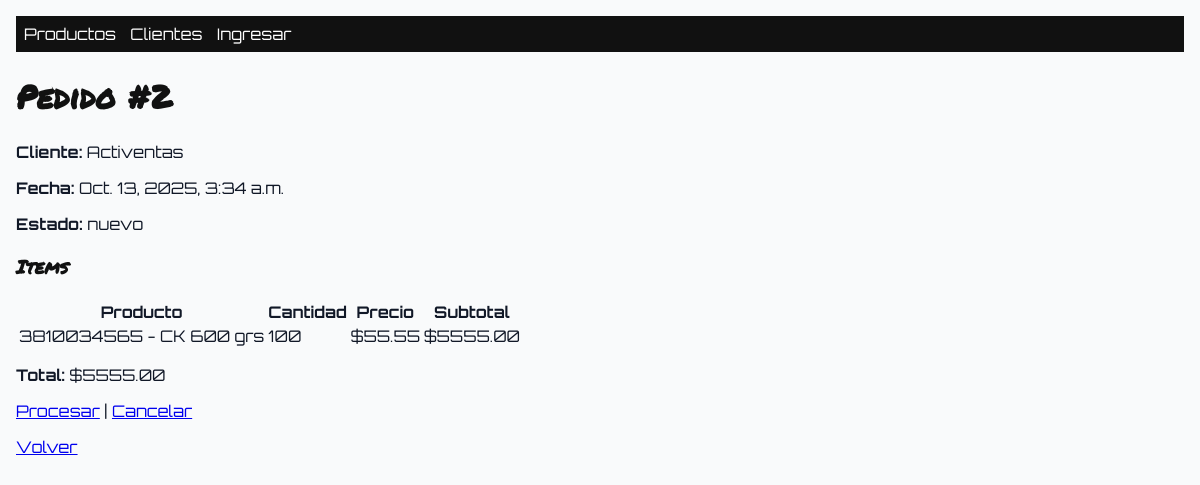
The page /pedidos/2/ on the database its author committed.
### ventas/models.py (models this page shows, shortened)
class Pedido(models.Model):
        ESTADOS = [
            ('nuevo', 'Nuevo'),
            ('procesado', 'Procesado'),
            ('cancelado', 'Cancelado'),
        ]
        cliente = models.ForeignKey(Cliente, on_delete=models.PROTECT, related_name='pedidos')
        fecha = models.DateTimeField(default=timezone.now)
        estado = models.CharField(max_length=20, choices=ESTADOS, default='nuevo')
        nota = models.TextField(blank=True, null=True)
        class Meta:
            ordering = ['-fecha']
        @property
        def total(self):
            return sum((item.subtotal for item in self.items.all()), start=Decimal('0'))

class Cliente(models.Model):
    nombre = models.CharField(max_length=200)
    email = models.EmailField(blank=True, null=True)
    telefono = models.CharField(max_length=30, blank=True, null=True)
    direccion = models.TextField(blank=True, null=True)
    activo = models.BooleanField(default=True)
    def __str__(self):
        return self.nombre

class PedidoItem(models.Model):
    pedido = models.ForeignKey(Pedido, on_delete=models.CASCADE, related_name='items')
    producto = models.ForeignKey(Producto, on_delete=models.PROTECT)
    cantidad = models.PositiveIntegerField(validators=[MinValueValidator(1)])
    precio_unitario = models.DecimalField(max_digits=12, decimal_places=2, validators=[MinValueValidator(0)])
    class Meta:
        unique_together = [('pedido', 'producto')]
    @property
    def subtotal(self):
        return self.cantidad * self.precio_unitario

class Producto(models.Model):
    sku = models.CharField(max_length=50, unique=True)
    nombre = models.CharField(max_length=200)
    precio = models.DecimalField(max_digits=12, decimal_places=2, validators=[MinValueValidator(0)])
    stock = models.PositiveIntegerField(default=0)
    activo = models.BooleanField(default=True)
    def __str__(self):
        return f"{self.sku} - {self.nombre}"

### ventas/views.py (the view)
# urls.py: path("pedidos/<int:pk>/", views.PedidoDetailView.as_view(), name="pedido_detail"),
class PedidoDetailView(DetailView):
    model = Pedido
    template_name = "ventas/pedido_detail.html"
    context_object_name = "pedido"

### templates/ventas/pedido_detail.html (shortened to what this page needs)
{% extends "base.html" %}
{% block content %}
<h1>Pedido #{{ pedido.id }}</h1>
<p><strong>Cliente:</strong> {{ pedido.cliente }}</p>
<p><strong>Fecha:</strong> {{ pedido.fecha }}</p>
<p><strong>Estado:</strong> {{ pedido.estado }}</p>
<h3>Items</h3>
<table>
  <thead><tr><th>Producto</th><th>Cantidad</th><th>Precio</th><th>Subtotal</th></tr></thead>
  <tbody>
  {% for it in pedido.items.all %}
    <tr>
      <td>{{ it.producto }}</td>
      <td>{{ it.cantidad }}</td>
      <td>${{ it.precio_unitario }}</td>
      <td>${{ it.subtotal }}</td>
    </tr>
  {% empty %}
    <tr><td colspan="4">Sin items.</td></tr>
  {% endfor %}
  </tbody>
</table>
<p><strong>Total:</strong> ${{ pedido.total }}</p>
{% if pedido.estado == 'nuevo' %}
  <p>
    <a href="{% url 'pedido_procesar' pedido.pk %}">Procesar</a> |
    <a href="{% url 'pedido_cancelar' pedido.pk %}">Cancelar</a>
  </p>
{% elif pedido.estado == 'procesado' %}
  <p><a href="{% url 'pedido_cancelar' pedido.pk %}">Cancelar (repone stock)</a></p>
{% endif %}
<p><a href="{% url 'pedido_list' %}">Volver</a></p>
{% endblock %}

### static/css/style.css (style rules this page uses)
body { font-family: 'Orbitron', sans-serif; background-color: #f9fafb; color: #111827; margin: 0; padding: 1rem; }
h1, h2, h3 { font-family: 'Permanent Marker', cursive; color: #111; }

### rows shown on the page
Pedido: id "2", cliente "Activentas", fecha "Oct. 13, 2025, 3:34 a.m.", estado "nuevo", total "5555.00"
PedidoItem: producto "3810034565 - CK 600 grs", cantidad "100", precio_unitario "55.55", subtotal "5555.00"
